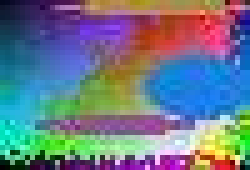
#> input picture compiler/capi/jpeg/tests/images/progressive420.jpg, 50 x 34 px (shown 5 times larger)
$ python sources.py out.png ../../../capi/jpeg/tests/images/progressive420.jpg
#> lines starting #> are read from the running program, lines starting #| are printed output that depends on the picture
#!/usr/bin/env python3
# Source pictures for the WebP corpus (tools/check_webp.sh): raw RGBA
# files with their sizes in the name (name_WxH.rgba), synthetic and
# photographic, opaque and not, into the directory given.
#
#   sources.py OUT-DIRECTORY [PHOTO.jpg]
import os, random, sys
from PIL import Image, ImageDraw

OUT = sys.argv[1] + "/"
os.makedirs(OUT, exist_ok=True)
random.seed(7)


def save(name, img):
    img = img.convert("RGBA")
    w, h = img.size
    open(OUT + "%s_%dx%d.rgba" % (name, w, h), "wb").write(img.tobytes())


def gradient(w, h, alpha=False):
    img = Image.new("RGBA", (w, h))
    px = img.load()
    for y in range(h):
        for x in range(w):
            a = 255 if not alpha else (x * 255 // max(1, w - 1)) ^ (y & 0x3f)
            px[x, y] = ((x * 7) & 255, (y * 5) & 255, ((x + y) * 3) & 255, a & 255)
    return img


def noise(w, h, alpha=False):
    img = Image.new("RGBA", (w, h))
    px = img.load()
    for y in range(h):
        for x in range(w):
            px[x, y] = (random.randrange(256), random.randrange(256), random.randrange(256), random.randrange(256) if alpha else 255)
    return img


def shapes(w, h, alpha=False):
    img = Image.new("RGBA", (w, h), (255, 255, 255, 0 if alpha else 255))
    d = ImageDraw.Draw(img)
    for k in range(12):
        x0, y0 = random.randrange(w), random.randrange(h)
        x1, y1 = x0 + random.randrange(w // 2 + 1), y0 + random.randrange(h // 2 + 1)
        colour = (random.randrange(256), random.randrange(256), random.randrange(256), random.randrange(80, 256) if alpha else 255)
        if k % 2:
            d.ellipse([x0, y0, x1, y1], fill=colour)
        else:
            d.rectangle([x0, y0, x1, y1], fill=colour)
    for k in range(6):
        d.line([random.randrange(w), random.randrange(h), random.randrange(w), random.randrange(h)], fill=(0, 0, 0, 255), width=2)
    return img


def palette(w, h, colours):
    img = Image.new("RGBA", (w, h))
    px = img.load()
    cols = [(random.randrange(256), random.randrange(256), random.randrange(256), 255) for _ in range(colours)]
    for y in range(h):
        for x in range(w):
            px[x, y] = cols[((x // 3) + (y // 2) * 5) % colours]
    return img


save("grad", gradient(64, 48))
#> in gradient, `img = Image.new("RGBA", (w, h))`: img: PIL image 64x48 RGBA; every value is 0
save("grada", gradient(37, 29, True))
#> in gradient (call 2), `img = Image.new("RGBA", (w, h))`: img: PIL image 37x29 RGBA; every value is 0
save("noise", noise(33, 17))
#> in noise, `img = Image.new("RGBA", (w, h))`: img: PIL image 33x17 RGBA; every value is 0
save("noisea", noise(20, 21, True))
#> in noise (call 2), `img = Image.new("RGBA", (w, h))`: img: PIL image 20x21 RGBA; every value is 0
save("shapes", shapes(120, 90))
#> in shapes, `img = Image.new("RGBA", (w, h), (255, 255, 255, 0 if alpha else 255))`: img: PIL image 120x90 RGBA; every value is 255
#> in save (call 5), `img = img.convert("RGBA")`:
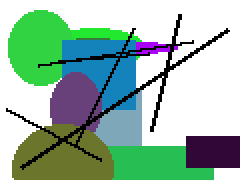
#> img: PIL image 120x90 RGBA (shown 2 times larger); mean R, G, B, A 151.8, 184.2, 167, 255
save("shapesa", shapes(97, 61, True))
#> the loop in shapes (call 2), `for k in range(12):` made 12 passes
#> (x0, y0, x1, y1, colour) on passes 1 to 12: (31, 4, 69, 14, (50, 21, 110, 238)), (88, 11, 107, 21, (43, 236, 93, 82)), (40, 60, 66, 85, (208, 16, 45, 142)), (18, 46, 50, 67, (85, 77, 176, 115)), (26, 12, 40, 33, (169, 34, 1, 202)), (4, 31, 37, 55, (168, 35, 32, 130)), (80, 3, 103, 28, (210, 47, 178, 229)), (20, 51, 51, 72, (254, 69, 132, 157)), (6, 47, 35, 73, (84, 222, 197, 243)), (65, 19, 112, 49, (59, 34, 129, 139)), (30, 12, 67, 26, (121, 252, 25, 180)), (84, 50, 109, 75, (175, 194, 207, 102))
save("pal2", palette(41, 23, 2))
#> in palette, `img = Image.new("RGBA", (w, h))`: img: PIL image 41x23 RGBA; every value is 0
#> in palette, `cols = [(random.randrange(256), random.randrange(256), random.randrang..`: cols = [(74, 171, 109, 255), (42, 181, 201, 255)]
save("pal4", palette(30, 30, 4))
#> in palette (call 2), `img = Image.new("RGBA", (w, h))`: img: PIL image 30x30 RGBA; every value is 0
save("pal16", palette(53, 19, 16))
#> in palette (call 3), `img = Image.new("RGBA", (w, h))`: img: PIL image 53x19 RGBA; every value is 0
#> in save (call 9), `img = img.convert("RGBA")`:
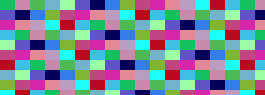
#> img: PIL image 53x19 RGBA (shown 5 times larger); mean R, G, B, A 122, 136.4, 151.8, 255
save("pal200", palette(70, 40, 200))
#> in palette (call 4), `img = Image.new("RGBA", (w, h))`: img: PIL image 70x40 RGBA; every value is 0
#> in save (call 10), `img = img.convert("RGBA")`:
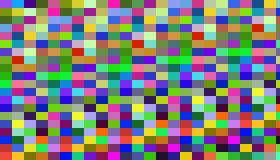
#> img: PIL image 70x40 RGBA (shown 4 times larger); mean R, G, B, A 125, 126.6, 122.3, 255
save("tiny", gradient(1, 1))
save("thin", gradient(1, 37))
save("wide", gradient(77, 1))
save("odd", shapes(17, 33, True))
#> in save (call 14), `img = img.convert("RGBA")`:
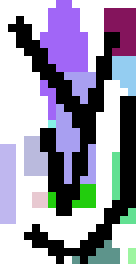
#> img: PIL image 17x33 RGBA (shown 8 times larger); mean R, G, B, A 131.6, 128.1, 163.5, 116.8; transparent parts drawn white
if len(sys.argv) > 2:
    photo = Image.open(sys.argv[2]).convert("RGB")
#> photo is the input picture: PIL image 50x34 RGB; mean R, G, B 107.4, 121.2, 136.3
    save("photo", photo.resize((160, 120)))
#> in save (call 15), `img = img.convert("RGBA")`:
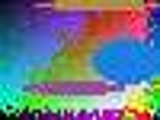
#> img: PIL image 160x120 RGBA; mean R, G, B, A 107.4, 121.1, 136.3, 255
    p2 = photo.resize((131, 97)).convert("RGBA")
    mask = gradient(131, 97, True).split()[3]
#> in gradient (call 6), `img = Image.new("RGBA", (w, h))`: img: PIL image 131x97 RGBA; every value is 0
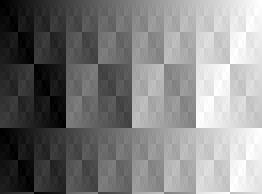
#> mask: PIL image 131x97 L (shown 2 times larger); min 0, max 255, mean 127.2
    p2.putalpha(mask)
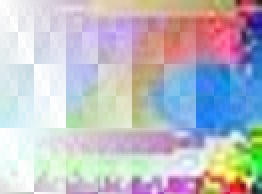
#> p2: PIL image 131x97 RGBA (shown 2 times larger); mean R, G, B, A 107.4, 121.1, 136.3, 127.2; transparent parts drawn white
    save("photoa", p2)
